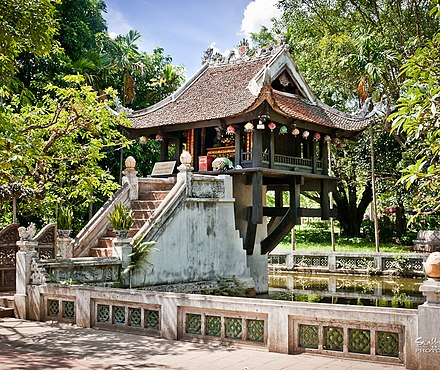
#> input picture One_Pillar_Pagoda_Hanoi.jpg, 440 x 370 px
$ jupyter execute 'Project Cuối Kì (Haar).ipynb'
#> lines starting #> are read from the running program, lines starting #| are printed output that depends on the picture
[cell 1]
import numpy as np
import matplotlib.pyplot as plt
import cv2
import pywt

# Read the image
image = cv2.imread('One_Pillar_Pagoda_Hanoi.jpg', cv2.IMREAD_GRAYSCALE)
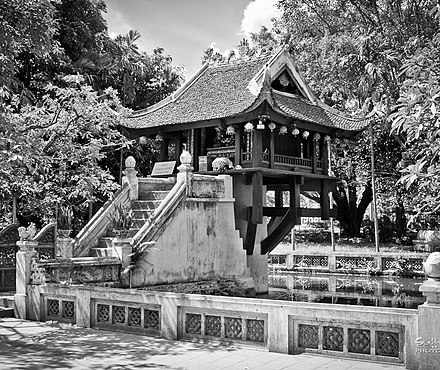
#> image: shape (370, 440); min 0, max 255, mean 119.5

[cell 2]
pywt.dwt2 = pywt.dwt2
# Perform 2D Discrete Wavelet Transform
coeffs = pywt.dwt2(image, 'haar')
cA, (cH, cV, cD) = coeffs
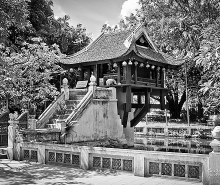
#> cA: shape (185, 220) float64; min 0.5, max 509, mean 239; drawn with min black and max white
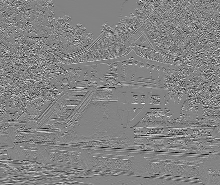
#> cH: shape (185, 220) float64; min -254.5, max 239.5, mean 0.1; drawn with min black and max white
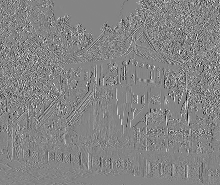
#> cV: shape (185, 220) float64; min -253.5, max 233, mean -0.1; drawn with min black and max white
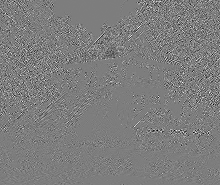
#> cD: shape (185, 220) float64; min -200, max 205.5, mean 0; drawn with min black and max white
print("Approximation shape:", cA.shape)
#| Approximation shape: (185, 220)
print("Horizontal detail shape:", cH.shape)
#| Horizontal detail shape: (185, 220)
print("Vertical detail shape:", cV.shape)
#| Vertical detail shape: (185, 220)
# Plot the results
plt.figure(figsize=(12, 8))
plt.subplot(2, 2, 1)
plt.imshow(cA, cmap='gray')
plt.title('Approximation Coefficients')
plt.axis('off')
plt.subplot(2, 2, 2)
plt.imshow(cH, cmap='gray')
plt.title('Horizontal Detail Coefficients')
plt.axis('off')
plt.subplot(2, 2, 3)
plt.imshow(cV, cmap='gray')
plt.title('Vertical Detail Coefficients')
plt.axis('off')
plt.subplot(2, 2, 4)
plt.imshow(cD, cmap='gray')
plt.title('Diagonal Detail Coefficients')
plt.axis('off')
plt.tight_layout()
plt.show()
# Reconstruct the image from the coefficients
reconstructed_image = pywt.idwt2(coeffs, 'haar')
# Display the reconstructed image
plt.figure(figsize=(6, 6))
plt.imshow(reconstructed_image, cmap='gray')
plt.title('Reconstructed Image')
plt.axis('off')
plt.show()
